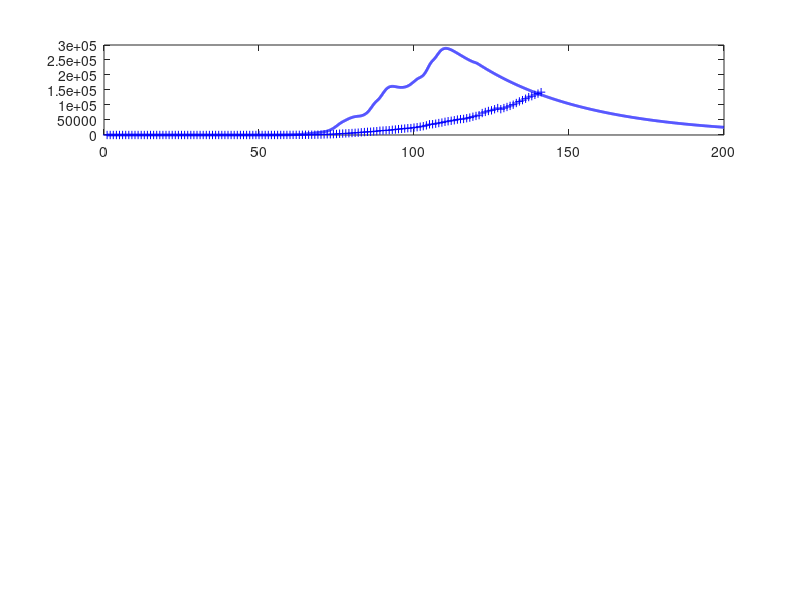

The MATLAB script that drew this image: (Note: this script raises an error after producing the figure.)
% svr19INDIA.m

% Revised:  2020 04 04

% Mathemtatical model for the spread of the covid19 virus
% Model for GLOBAL spread of virus
% Model for CHINA spread of virus: download svr19CHINA.m
% Data from https://www.worldometers.info/coronavirus/
% Date file:  covid19.mat  variable covid19
% Model specified by the variables in the INPUT SECTION of the Script

% DOING PHYSICS WITH MATLAB: 
%   ../mphome.htm
% Documentation
%   http://www.physics.usyd.edu.au/teach_res/mp/doc/sird19E.htm
% Download Scripts
%   http://www.physics.usyd.edu.au/teach_res/mp/mscripts/

% Ian Cooper
% email: matlabvisualphysics@gmail.com
% Matlab 2019b

% Populations: Data d / Model
% Susceptible individuals:  Sd  S
% Active infections (currently infected);  Id  I
% Recovered:  Rd  R
% Dead:  Dd  D

close all
clear
clc

global Imax Rmax Dmax ITmax Smax

load('covid19.mat')

% DATA: variable covid19
% Col 1: World   Id   Currently Infected Cases
% Col 2: World   Rd   Recovered
% Col 3: World   Dd   Deaths

% Data for China with Script svr19CHINA.m
% Col 4: China   Total infected cases
% Col 5: China   Currently Infected Cases
% Col 6: China   Deaths
% Col 7: USA     Total infected cases
% Col 8: USA     Currently infected cases
% Col 9: USA     Deaths
% Col 10: AUST     Total infected cases
% Col 11: AUST     Currently infected cases
% Col 12: AUST     Deaths
% Col 13: IND     Total infected cases
% Col 14: IND     Currently infected cases
% Col 15: IND     Deaths


% Model: number of time steps 
  num = 5000;
% Model: S  D  R  
  S = zeros(num,1);
  D = zeros(num,1);
  R = zeros(num,1);
  I = zeros(num,1);
  
% *********************************************************************  
% INPUTS: Model Parameters
% ********************************************************************* 

% Maximum number of days for model   [200]
  tMax = 200;
% Initial number of infections   [0.004] 
  nS = 1325;
  I(nS) = 0.004;
% Adjustible model parameters  
% S --> I  [0.38] 
  a = 0.39;
% I --> R  [0.036]
  b = 0.025;
% I --> D  [0.0025]
  d = 0.003;

% See SETUP for input of surge factors

% *********************************************************************  
% SETUP
% ********************************************************************* 
  
% DATA: Id Rd Dd / Number of data days for COVID19  
  Ndays  = find(covid19 == 0,1) - 1;  
  Idtot  = covid19(1:Ndays,13);
  Id     = covid19(1:Ndays,14);
  Dd     = covid19(1:Ndays,15);

  
% Model: Initial values for populations
  S(nS) = 1;
  D(1) = 0;
  R(1) = 0;   
  
% TIME [days]
  t = linspace(1,tMax,num)';
  dt = t(2) - t(1);

  
% SURGE FACTORS
  s = zeros(num,1);
  for n = 1:num-1
     if t(n) > 70; s(n) = 0.5; end 
     if t(n) > 77; s(n) = 1; end
     if t(n) > 82; s(n) = 2;end
     if t(n) > 88; s(n) = 3;end
     if t(n) > 94; s(n) = 4;end
     if t(n) > 102; s(n) = 5;end
     if t(n) > 106; s(n) = 6;end
     if t(n) > 120; s(n) = 0; end
  end


   
% *********************************************************************  
% MODEL: Time Evolution
% ********************************************************************* 
 
for n = nS:num-1
  dS = -a*S(n)*I(n)*dt;
  dI = -dS;
  I(n+1) = I(n) + dI;
  dR = b*I(n)*dt;
  dD = d*I(n)*dt;
  surge = s(n)*S(n)*dt;
  R(n+1) = R(n)+ dR;
  D(n+1) = D(n) + dD;
  S(n+1) = S(n) + dS + surge;
  I(n+1) = I(n+1) - dR - dD;
 end

% Scaling I, R and D values at day specified by t_index 
%   I(27) = Id(27)
 t_index = Ndays-1;
 index = find(t > t_index,1);
  
 f = Id(t_index)./ I(index);
 %  f = 2.5e5/88;
   
% Scale populations
  I = f.*I;
  R = f.*R;
  D = f*D;
  
  Imax = max(I);
  Rmax = max(R);
  Dmax = max(D);
  Smax = max(S);
  
% Model: total population that has been infected;  
  Itot = I + R + D;
  ITmax = max(Itot);
  
% Data
  Rd = Idtot - Id - Dd;
  Idmax = max(Id);
  Rdmax = max(Rd);
  Ddmax = max(Dd);
  ITdmax = max(Idtot);
  
% Percentages: model
  pI = 100*I(end) / Itot(end);
  pR = 100*R(end) / Itot(end);
  pD = 100*D(end) / Itot(end);
  
% Percentages: Data
  pId = 100*Id(end) / Idtot(end);
  pRd = 100*Rd(end) / Idtot(end);
  pDd = 100*Dd(end) / Idtot(end);

  
  
% *********************************************************************  
% GRAPHICS
% ********************************************************************* 

figure(1)
  set(gcf,'units','normalized');
  set(gcf,'position',[0.02 0.05 0.3 0.75]);
  set(gcf,'color','w');

subplot(4,1,1)  % INFECTIONS
    xP = 1: Ndays;
    yP = Id;
    plot(xP,yP,'b+')   
    hold on
    
%     xP = t_index; yP = Id(t_index);
%     plot(xP,yP,'bo','markerfacecolor','b','markersize',8)
%     
    xP = t; yP = I;
    plot(xP,yP,'b','linewidth',2)

    plotMonths(1)
       
    grid on
    title('Active Infections  I')
    ylabel('I','FontName','Times New Roman')  
    set(gca,'fontsize',12)
  
    
subplot(4,1,2)   % RECOVERIES
    xP = 1: Ndays;
    yP = Rd; 
    plot(xP,yP,'k+')
    hold on
 
%     xP = t_index; yP = Rd(t_index);
%     plot(xP,yP,'ko','markerfacecolor','k','markersize',8)
%     
    xP = t; yP = R;
    plot(xP,yP,'k','linewidth',2)
    
    plotMonths(2)    
    
    grid on
    ylabel('R')
    title('Recoveries  R')
    set(gca,'fontsize',12)
   
 subplot(4,1,3)    % DEATHS
    xP = 1: Ndays;
    yP = Dd; 
    plot(xP,yP,'r+')
    hold on
 
%     xP = t_index; yP = Dd(t_index);
%     plot(xP,yP,'ro','markerfacecolor','r','markersize',8)
    
    xP = t; yP = D;
    plot(xP,yP,'r','linewidth',2)
    
    plotMonths(3)
    grid on
    
    ylabel('D')
    title('Deaths  D')
    set(gca,'fontsize',12)   
    
 subplot(4,1,4)   % Total infections
 
    th = 5;
    k = log(2)/th;
    v0 = 177400/exp(k*60);
    v = v0.*exp(k*(t-45));
   % v(v > ITmax) = ITmax;
    
    xP = t(1:2500);
    yP = v(1:2500);
    plot(xP,yP,'r','linewidth',1.2)
    ylim([0 1.2*ITmax])
    hold on
 
    xP = 1 : Ndays;
    yP = Idtot; 
    plot(xP,yP,'b+')
    hold on
    xP = t; yP = Itot;
    plot(xP,yP,'b','linewidth',2)
    
    plotMonths(4)
    
    grid on
    xlabel('days elapsed')
    ylabel('I_{tot}','FontName','Times New Roman')
    title('Total Infections I_{tot}');
    set(gca,'fontsize',12) 
    

figure(2)
   set(gcf,'units','normalized');
   set(gcf,'position',[0.60 0.05 0.25 0.25]);
   set(gcf,'color','w');

   fig = figure(2);
   left_color = [0 0 0];
   right_color = [1 0 1];
   set(fig,'defaultAxesColorOrder',[left_color; right_color]);
   
    hold on
    plotMonths(5)   
        
    hold on
    yyaxis left
    xP = t; yP = S;
    plot(xP,yP,'k','linewidth',2)
    grid on
    xlabel('days elapsed')
    ylabel('Susceptible population  S') 
      
    yyaxis right
    xP = t; yP = s;
    plot(xP,yP,'m','linewidth',1)
    grid on
    ylabel('surge factor  s') 
        
    set(gca,'fontsize',12)    
    box on

    
figure(7)
   set(gcf,'units','normalized');
   set(gcf,'position',[0.33 0.05 0.25 0.35]);
   set(gcf,'color','w');

   xlim([0 120])
   ylim([0 250])
   hh = 250; dh = -25;
   
   txt = 'Start date:  22 January 2020';
   Htext = text(0,hh,txt,'fontsize',12);
   set(Htext,'color','k')
   
   hh = hh+dh;
   txt = 'Model Parameters';
   text(0,hh,txt,'fontsize',12)
   
   hh = hh+dh;
   txt = sprintf('I(0) = %3.0f   a = %2.3f   b = %2.3f   d = %2.3f', ...
       I(1),a,b,d);
   text(0,hh,txt,'fontsize',12)
      
   hh = hh+2*dh; 
   txt = 'DATA';
   text(0,hh,txt,'fontsize',12)
   
    z = datenum([2020 1 22]);
    z = z + Ndays-1;
    z = datetime(z,'ConvertFrom','datenum');
    z.Format = 'dd-MMM-yyyy';
    txt = cellstr(z) ; 
    text(20,hh,txt,'fontsize',12)
    
   hh = hh+dh;
   z1 = Id(end); z2 = Rd(end); z3 = Dd(end); z4 = z1+z2+z3;  
   txt = sprintf('I = %5.0f    R = %5.0f    D = %5.0f    I_{tot} = %5.0f', z1,z2,z3,z4);
   text(6,hh,txt,'fontsize',12)
   
    % Recoveries and Deaths
    pR = 100*Rd(end)/(Rd(end)+Dd(end));
    pD = 100*Dd(end)/(Rd(end)+Dd(end));
    hh = hh+dh;
    txt = sprintf('percent: Active = %2.1f  Recoveries = %2.1f    Deaths = %2.1f   ',pId,pRd,pDd);
    text(2,hh,txt,'fontsize',12)  
   
   hh = hh+2*dh; 
   txt = 'MODEL PREDICTIONS';
   text(0,hh,txt,'fontsize',12)
   
    z = datenum([2020 1 22]);
    z = z + tMax;
    z = datetime(z,'ConvertFrom','datenum');
    z.Format = 'dd-MMM-yyyy';
    txt = cellstr(z) ; 
    text(60,hh,txt,'fontsize',12)
   
   hh = hh+dh;
    z1 = I(end); z2 = R(end); z3 = D(end); z4 = z1+z2+z3;  
    txt = sprintf('I = %5.0f    R = %5.0f    D = %5.0f    I_{tot} = %5.0f', z1,z2,z3,z4);
    text(6,hh,txt,'fontsize',12)

   hh = hh+dh;
    txt = 'Peak';
    text(10,hh,txt,'fontsize',12)
    z = find(I == Imax,1);
    z = t(z) + datenum([2020 1 22]);
    z = datetime(z,'ConvertFrom','datenum');
    z.Format = 'dd-MMM-yyyy';
    txt = cellstr(z) ; 
    text(30,hh,txt,'fontsize',12)
   
    txt = sprintf('I_{peak} = %5.0f',Imax);
    text(70,hh,txt,'fontsize',12)
   
    hh = hh+dh;
    txt = sprintf('percent: Active = %2.1f  Recoveries = %2.1f    Deaths = %2.1f   ',pI,pR,pD);
    text(2,hh,txt,'fontsize',12)   
       
    axis off    
   
   
   
   function  pM = plotMonths(z)
     global Imax Rmax Dmax ITmax Smax
     
     % Months
       m1 = [2020 01 22];    % day zero
       m2 = [2020 02  1];    % Feb
       m3 = [2020 03  1];    % Mar
       m4 = [2020 04  1];    % Apr
       m5 = [2020 05  1];    % May
       m6 = [2020 06  1];    % Jun
       m7 = [2020 07  1];    % Jul
       m8 = [2020 08  1];    % Aug
   
      tm(1) = datenum(m1);
      tm(2) = datenum(m2) - tm(1);
      tm(3) = datenum(m3) - tm(1);
      tm(4) = datenum(m4) - tm(1);
      tm(5) = datenum(m5) - tm(1);
      tm(6) = datenum(m6) - tm(1);
      tm(7) = datenum(m7) - tm(1);
      tm(8) = datenum(m8) - tm(1);
   
      if z == 1; yMax = Imax;  end
      if z == 2; yMax = Rmax;  end
      if z == 3; yMax = Dmax;  end
      if z == 4; yMax = ITmax; end
      if z == 5; yMax = Smax; end
      
      for n = 2:8
        plot([tm(n), tm(n)], [0, yMax],'color', [0.5 0.5 0.5],'linewidth',1);
      end
      
      ys = 0.8;
      text(22, ys*yMax,'F')
      text(52, ys*yMax,'M')
      text(82, ys*yMax,'A')
      text(112,ys*yMax,'M')
      text(142,ys*yMax,'J')
      text(172,ys*yMax,'J')
      
   end
